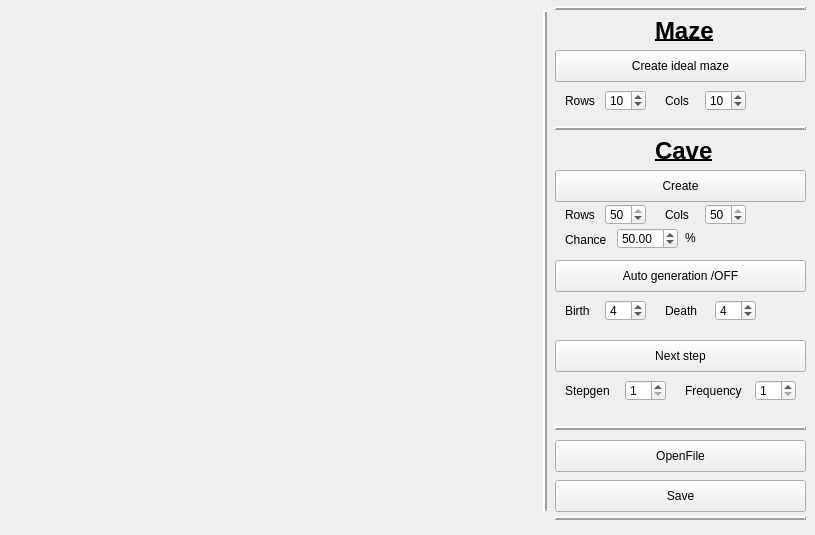
<?xml version="1.0" encoding="UTF-8"?>
<ui version="4.0">
 <class>View</class>
 <widget class="QMainWindow" name="View">
  <property name="geometry">
   <rect>
    <x>0</x>
    <y>0</y>
    <width>815</width>
    <height>535</height>
   </rect>
  </property>
  <property name="minimumSize">
   <size>
    <width>815</width>
    <height>530</height>
   </size>
  </property>
  <property name="maximumSize">
   <size>
    <width>815</width>
    <height>600</height>
   </size>
  </property>
  <property name="windowTitle">
   <string>View</string>
  </property>
  <widget class="QWidget" name="centralwidget">
   <widget class="QWidget" name="settings" native="true">
    <property name="geometry">
     <rect>
      <x>535</x>
      <y>0</y>
      <width>280</width>
      <height>535</height>
     </rect>
    </property>
    <widget class="QLabel" name="label_06">
     <property name="geometry">
      <rect>
       <x>30</x>
       <y>380</y>
       <width>58</width>
       <height>21</height>
      </rect>
     </property>
     <property name="text">
      <string>Stepgen</string>
     </property>
    </widget>
    <widget class="QSpinBox" name="sBStepgen">
     <property name="geometry">
      <rect>
       <x>90</x>
       <y>380</y>
       <width>41</width>
       <height>21</height>
      </rect>
     </property>
     <property name="minimum">
      <number>1</number>
     </property>
     <property name="maximum">
      <number>10</number>
     </property>
     <property name="value">
      <number>1</number>
     </property>
    </widget>
    <widget class="Line" name="line_03">
     <property name="geometry">
      <rect>
       <x>20</x>
       <y>0</y>
       <width>251</width>
       <height>16</height>
      </rect>
     </property>
     <property name="styleSheet">
      <string notr="true">QFrame
{
color: red;
}</string>
     </property>
     <property name="frameShadow">
      <enum>QFrame::Raised</enum>
     </property>
     <property name="lineWidth">
      <number>2</number>
     </property>
     <property name="orientation">
      <enum>Qt::Horizontal</enum>
     </property>
    </widget>
    <widget class="QPushButton" name="pBtNextGenerate">
     <property name="geometry">
      <rect>
       <x>20</x>
       <y>340</y>
       <width>251</width>
       <height>32</height>
      </rect>
     </property>
     <property name="text">
      <string>Next step</string>
     </property>
     <property name="autoRepeat">
      <bool>true</bool>
     </property>
    </widget>
    <widget class="QLabel" name="label_12">
     <property name="geometry">
      <rect>
       <x>30</x>
       <y>90</y>
       <width>41</width>
       <height>21</height>
      </rect>
     </property>
     <property name="text">
      <string>Rows</string>
     </property>
    </widget>
    <widget class="Line" name="line_04">
     <property name="geometry">
      <rect>
       <x>20</x>
       <y>510</y>
       <width>251</width>
       <height>16</height>
      </rect>
     </property>
     <property name="styleSheet">
      <string notr="true">QFrame
{
color: red;
}</string>
     </property>
     <property name="frameShadow">
      <enum>QFrame::Raised</enum>
     </property>
     <property name="lineWidth">
      <number>2</number>
     </property>
     <property name="orientation">
      <enum>Qt::Horizontal</enum>
     </property>
    </widget>
    <widget class="QLabel" name="label_02">
     <property name="geometry">
      <rect>
       <x>130</x>
       <y>204</y>
       <width>31</width>
       <height>21</height>
      </rect>
     </property>
     <property name="text">
      <string>Cols</string>
     </property>
    </widget>
    <widget class="QSpinBox" name="sBRowsMaze">
     <property name="geometry">
      <rect>
       <x>70</x>
       <y>90</y>
       <width>41</width>
       <height>21</height>
      </rect>
     </property>
     <property name="minimum">
      <number>1</number>
     </property>
     <property name="maximum">
      <number>50</number>
     </property>
     <property name="value">
      <number>10</number>
     </property>
    </widget>
    <widget class="QDoubleSpinBox" name="dSBChance">
     <property name="geometry">
      <rect>
       <x>82</x>
       <y>228</y>
       <width>61</width>
       <height>21</height>
      </rect>
     </property>
     <property name="styleSheet">
      <string notr="true"/>
     </property>
     <property name="frame">
      <bool>true</bool>
     </property>
     <property name="value">
      <double>50.000000000000000</double>
     </property>
    </widget>
    <widget class="QPushButton" name="pBtCaveGenerate">
     <property name="geometry">
      <rect>
       <x>20</x>
       <y>260</y>
       <width>251</width>
       <height>32</height>
      </rect>
     </property>
     <property name="text">
      <string>Auto generation /OFF</string>
     </property>
    </widget>
    <widget class="QSpinBox" name="sBRowsCave">
     <property name="geometry">
      <rect>
       <x>70</x>
       <y>204</y>
       <width>41</width>
       <height>21</height>
      </rect>
     </property>
     <property name="minimum">
      <number>1</number>
     </property>
     <property name="maximum">
      <number>50</number>
     </property>
     <property name="value">
      <number>50</number>
     </property>
    </widget>
    <widget class="QLabel" name="label_09">
     <property name="geometry">
      <rect>
       <x>120</x>
       <y>10</y>
       <width>71</width>
       <height>41</height>
      </rect>
     </property>
     <property name="font">
      <font>
       <pointsize>18</pointsize>
       <bold>true</bold>
       <underline>true</underline>
      </font>
     </property>
     <property name="text">
      <string>Maze</string>
     </property>
    </widget>
    <widget class="QPushButton" name="pBtOpenFile">
     <property name="geometry">
      <rect>
       <x>20</x>
       <y>440</y>
       <width>251</width>
       <height>32</height>
      </rect>
     </property>
     <property name="text">
      <string>OpenFile</string>
     </property>
    </widget>
    <widget class="Line" name="line_02">
     <property name="geometry">
      <rect>
       <x>20</x>
       <y>120</y>
       <width>251</width>
       <height>16</height>
      </rect>
     </property>
     <property name="styleSheet">
      <string notr="true">QFrame
{
color: red;
}</string>
     </property>
     <property name="frameShadow">
      <enum>QFrame::Raised</enum>
     </property>
     <property name="lineWidth">
      <number>2</number>
     </property>
     <property name="orientation">
      <enum>Qt::Horizontal</enum>
     </property>
    </widget>
    <widget class="QSpinBox" name="sBColsMaze">
     <property name="geometry">
      <rect>
       <x>170</x>
       <y>90</y>
       <width>41</width>
       <height>21</height>
      </rect>
     </property>
     <property name="minimum">
      <number>1</number>
     </property>
     <property name="maximum">
      <number>50</number>
     </property>
     <property name="value">
      <number>10</number>
     </property>
    </widget>
    <widget class="QLabel" name="label_08">
     <property name="geometry">
      <rect>
       <x>120</x>
       <y>130</y>
       <width>71</width>
       <height>41</height>
      </rect>
     </property>
     <property name="font">
      <font>
       <pointsize>18</pointsize>
       <bold>true</bold>
       <underline>true</underline>
      </font>
     </property>
     <property name="text">
      <string>Cave</string>
     </property>
    </widget>
    <widget class="QLabel" name="label_11">
     <property name="geometry">
      <rect>
       <x>130</x>
       <y>90</y>
       <width>31</width>
       <height>21</height>
      </rect>
     </property>
     <property name="text">
      <string>Cols</string>
     </property>
    </widget>
    <widget class="QPushButton" name="pBtCaveCreate">
     <property name="geometry">
      <rect>
       <x>20</x>
       <y>170</y>
       <width>251</width>
       <height>32</height>
      </rect>
     </property>
     <property name="text">
      <string>Create</string>
     </property>
    </widget>
    <widget class="QLabel" name="label_10">
     <property name="geometry">
      <rect>
       <x>150</x>
       <y>230</y>
       <width>21</width>
       <height>16</height>
      </rect>
     </property>
     <property name="text">
      <string>%</string>
     </property>
    </widget>
    <widget class="QLabel" name="label_05">
     <property name="geometry">
      <rect>
       <x>130</x>
       <y>300</y>
       <width>51</width>
       <height>21</height>
      </rect>
     </property>
     <property name="text">
      <string>Death</string>
     </property>
    </widget>
    <widget class="QLabel" name="label_07">
     <property name="geometry">
      <rect>
       <x>150</x>
       <y>380</y>
       <width>71</width>
       <height>21</height>
      </rect>
     </property>
     <property name="text">
      <string>Frequency</string>
     </property>
    </widget>
    <widget class="QSpinBox" name="sBDeath">
     <property name="geometry">
      <rect>
       <x>180</x>
       <y>300</y>
       <width>41</width>
       <height>21</height>
      </rect>
     </property>
     <property name="minimum">
      <number>0</number>
     </property>
     <property name="maximum">
      <number>7</number>
     </property>
     <property name="value">
      <number>4</number>
     </property>
    </widget>
    <widget class="QPushButton" name="pBtMazeGenerate">
     <property name="geometry">
      <rect>
       <x>20</x>
       <y>50</y>
       <width>251</width>
       <height>32</height>
      </rect>
     </property>
     <property name="text">
      <string>Create ideal maze</string>
     </property>
    </widget>
    <widget class="QLabel" name="label_01">
     <property name="geometry">
      <rect>
       <x>30</x>
       <y>204</y>
       <width>41</width>
       <height>21</height>
      </rect>
     </property>
     <property name="text">
      <string>Rows</string>
     </property>
    </widget>
    <widget class="QLabel" name="label_03">
     <property name="geometry">
      <rect>
       <x>30</x>
       <y>224</y>
       <width>58</width>
       <height>31</height>
      </rect>
     </property>
     <property name="text">
      <string>Chance</string>
     </property>
    </widget>
    <widget class="QPushButton" name="pBtSave">
     <property name="geometry">
      <rect>
       <x>20</x>
       <y>480</y>
       <width>251</width>
       <height>32</height>
      </rect>
     </property>
     <property name="text">
      <string>Save</string>
     </property>
    </widget>
    <widget class="QSpinBox" name="sBBirth">
     <property name="geometry">
      <rect>
       <x>70</x>
       <y>300</y>
       <width>41</width>
       <height>21</height>
      </rect>
     </property>
     <property name="minimum">
      <number>0</number>
     </property>
     <property name="maximum">
      <number>7</number>
     </property>
     <property name="value">
      <number>4</number>
     </property>
    </widget>
    <widget class="QLabel" name="label_04">
     <property name="geometry">
      <rect>
       <x>30</x>
       <y>300</y>
       <width>41</width>
       <height>21</height>
      </rect>
     </property>
     <property name="text">
      <string>Birth</string>
     </property>
    </widget>
    <widget class="QSpinBox" name="sBColsCave">
     <property name="geometry">
      <rect>
       <x>170</x>
       <y>204</y>
       <width>41</width>
       <height>21</height>
      </rect>
     </property>
     <property name="minimum">
      <number>1</number>
     </property>
     <property name="maximum">
      <number>50</number>
     </property>
     <property name="value">
      <number>50</number>
     </property>
    </widget>
    <widget class="Line" name="line_01">
     <property name="geometry">
      <rect>
       <x>0</x>
       <y>10</y>
       <width>21</width>
       <height>501</height>
      </rect>
     </property>
     <property name="font">
      <font>
       <bold>true</bold>
      </font>
     </property>
     <property name="styleSheet">
      <string notr="true">QFrame[frameShape=&quot;5&quot;] /* QFrame::Line == 0x0005 */
{
    color: green;
}</string>
     </property>
     <property name="frameShadow">
      <enum>QFrame::Raised</enum>
     </property>
     <property name="lineWidth">
      <number>2</number>
     </property>
     <property name="orientation">
      <enum>Qt::Vertical</enum>
     </property>
    </widget>
    <widget class="QSpinBox" name="sBFrequency">
     <property name="geometry">
      <rect>
       <x>220</x>
       <y>380</y>
       <width>41</width>
       <height>21</height>
      </rect>
     </property>
     <property name="minimum">
      <number>1</number>
     </property>
     <property name="maximum">
      <number>10</number>
     </property>
     <property name="value">
      <number>1</number>
     </property>
    </widget>
    <widget class="Line" name="line_3">
     <property name="geometry">
      <rect>
       <x>20</x>
       <y>420</y>
       <width>251</width>
       <height>16</height>
      </rect>
     </property>
     <property name="styleSheet">
      <string notr="true">QFrame
{
color: red;
}</string>
     </property>
     <property name="frameShadow">
      <enum>QFrame::Raised</enum>
     </property>
     <property name="lineWidth">
      <number>2</number>
     </property>
     <property name="orientation">
      <enum>Qt::Horizontal</enum>
     </property>
    </widget>
   </widget>
   <widget class="QWidget" name="field" native="true">
    <property name="geometry">
     <rect>
      <x>15</x>
      <y>15</y>
      <width>504</width>
      <height>504</height>
     </rect>
    </property>
    <property name="minimumSize">
     <size>
      <width>500</width>
      <height>500</height>
     </size>
    </property>
    <property name="maximumSize">
     <size>
      <width>520</width>
      <height>520</height>
     </size>
    </property>
    <property name="layoutDirection">
     <enum>Qt::LeftToRight</enum>
    </property>
    <widget class="QWidget" name="verticalLayoutWidget">
     <property name="geometry">
      <rect>
       <x>0</x>
       <y>0</y>
       <width>511</width>
       <height>511</height>
      </rect>
     </property>
     <layout class="QVBoxLayout" name="layout"/>
    </widget>
   </widget>
  </widget>
 </widget>
 <tabstops>
  <tabstop>sBRowsMaze</tabstop>
  <tabstop>sBColsMaze</tabstop>
  <tabstop>pBtMazeGenerate</tabstop>
  <tabstop>sBRowsCave</tabstop>
  <tabstop>sBColsCave</tabstop>
  <tabstop>dSBChance</tabstop>
  <tabstop>sBBirth</tabstop>
  <tabstop>sBDeath</tabstop>
  <tabstop>sBStepgen</tabstop>
  <tabstop>sBFrequency</tabstop>
  <tabstop>pBtCaveCreate</tabstop>
  <tabstop>pBtCaveGenerate</tabstop>
  <tabstop>pBtNextGenerate</tabstop>
  <tabstop>pBtOpenFile</tabstop>
  <tabstop>pBtSave</tabstop>
 </tabstops>
 <resources/>
 <connections/>
</ui>
